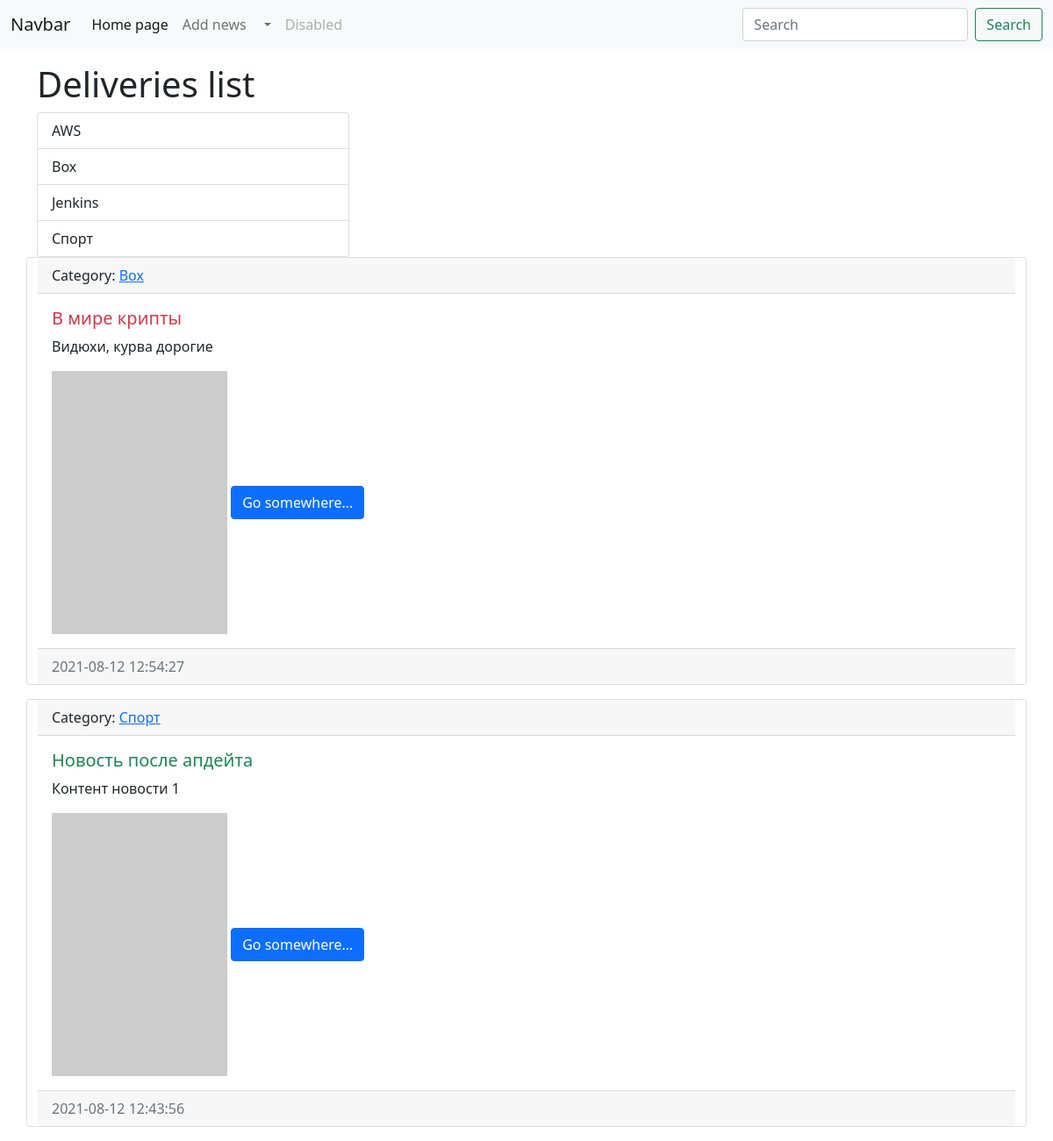
The app's page /, older data.
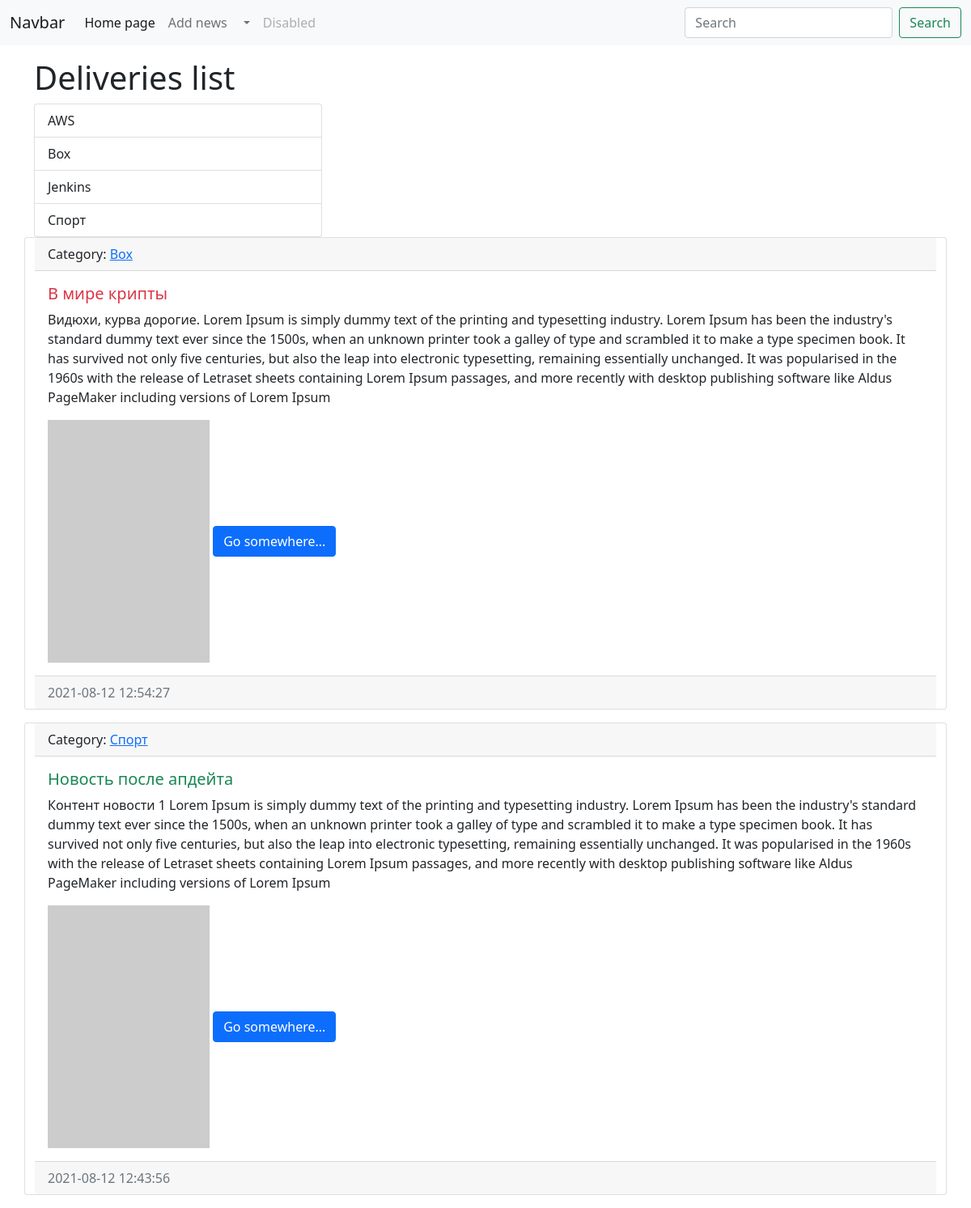
The same page, newer data.
### news/models.py (models this page shows, shortened)
class News(models.Model):
    title = models.CharField(max_length=100, verbose_name="Name")
    content = models.TextField(blank=True, verbose_name="Content")
    distance = models.TextField(blank=True, verbose_name="distance")
    price = models.TextField(blank=True, verbose_name="price")
    telefon = models.TextField(blank=True, verbose_name="telefon")
    created_at = models.DateTimeField(auto_now_add=True, verbose_name="Date")
    updated_at = models.DateTimeField(auto_now=True, verbose_name="Updates")
    photo = models.ImageField(upload_to="photos/%Y/%m/%d/", verbose_name="Image", blank=True)
    is_published = models.BooleanField(default=True)
    category = models.ForeignKey("Category", on_delete=models.PROTECT, null=True, verbose_name="Category name")
    class Meta:
        verbose_name = "Task"
        verbose_name_plural = "Task"
        ordering = ["-created_at"]

class Category(models.Model):
    title = models.CharField(max_length=150, db_index=True, verbose_name="Category name")
    def __str__(self):
        return self.title
    class Meta:
        verbose_name = "Category"
        verbose_name_plural = "Category"
        ordering = ["title"]

### news/views.py (the view)
# urls.py: path('', index, name="home"),
def index(request):
    print(request)
    news = News.objects.all()
    categories = Category.objects.all()
    context = {
        "news": news,
        "title": "Deliveries list",
        "categories": categories
    }
    return render(request, "news/index.html", context=context)

### news/templates/news/index.html (shortened to what this page needs)
{% extends 'base.html' %}
{% block sidebar %}
<div class="col-md-4">
        <div class="list-group">
          {% for item in categories %}
          <a href="{% url 'category' item.pk %}" class="list-group-item list-group-item-action" aria-current="true">
            {{item.title}}
          </a>
          {% endfor %}
  </div>
      </div>
{% endblock %}
{% block content %}
{% for item in news %}
        <div class="card mb-3">
  <div class="card-header">
        Category: <a href="{% url 'category' item.category.pk %}"> {{ item.category }}</a>
  </div>
  <div class="card-body">
    <h5 class="card-title {% cycle 'text-danger' 'text-success' %}">{{ item.title }}</h5>
    <p class="card-text">{{ item.content }}</p>
    {% if item.photo %}
      <img src= "{{item.photo.url}}" alt="" width="350" class="mr-3">
    {% else %}
      <img src= "https://picsum.photos/200/300" alt="">
    {% endif %}
    <a href="#" class="btn btn-primary">Go somewhere...</a>
  </div>
  <div class="card-footer text-muted">
      {{ item.created_at|date:"Y-m-d H:i:s"  }}
  </div>
</div>
        {% endfor %}
{% endblock %}

Row changes from the older to the newer data that the page shows:
changed News "В мире крипты": content "Видюхи, курва дорогие" → "Видюхи, курва дорогие. Lorem Ipsum is simply dummy text of the printing and typesetting industry. Lorem Ipsum has been the industry's standard dummy text ever since the 1500s, when an unknown printer took a galley of type and scrambled it to make a type specimen book. It has survived not only five centuries, but also the leap into electronic typesetting, remaining essentially unchanged. It was popularised in the 1960s with the release of Letraset sheets containing Lorem Ipsum passages, and more recently with desktop publishing software like Aldus PageMaker including versions of Lorem Ipsum"
changed News "Новость после апдейта": content "Контент новости 1" → "Контент новости 1 Lorem Ipsum is simply dummy text of the printing and typesetting industry. Lorem Ipsum has been the industry's standard dummy text ever since the 1500s, when an unknown printer took a galley of type and scrambled it to make a type specimen book. It has survived not only five centuries, but also the leap into electronic typesetting, remaining essentially unchanged. It was popularised in the 1960s with the release of Letraset sheets containing Lorem Ipsum passages, and more recently with desktop publishing software like Aldus PageMaker including versions of Lorem Ipsum"
